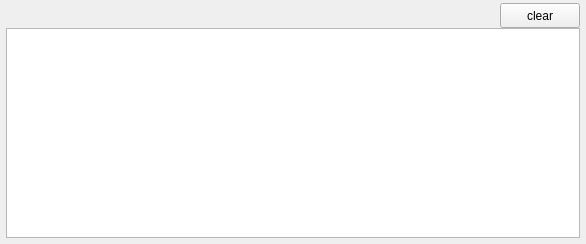
<?xml version="1.0" encoding="UTF-8"?>
<ui version="4.0">
 <class>LogWidgetUI</class>
 <widget class="QWidget" name="LogWidgetUI">
  <property name="geometry">
   <rect>
    <x>0</x>
    <y>0</y>
    <width>586</width>
    <height>244</height>
   </rect>
  </property>
  <property name="windowTitle">
   <string>Form</string>
  </property>
  <layout class="QVBoxLayout" name="verticalLayout">
   <property name="spacing">
    <number>0</number>
   </property>
   <property name="leftMargin">
    <number>6</number>
   </property>
   <property name="topMargin">
    <number>3</number>
   </property>
   <property name="rightMargin">
    <number>6</number>
   </property>
   <property name="bottomMargin">
    <number>6</number>
   </property>
   <item>
    <widget class="QWidget" name="widget" native="true">
     <layout class="QHBoxLayout" name="horizontalLayout">
      <property name="spacing">
       <number>0</number>
      </property>
      <property name="margin">
       <number>0</number>
      </property>
      <item>
       <spacer name="horizontalSpacer">
        <property name="orientation">
         <enum>Qt::Horizontal</enum>
        </property>
        <property name="sizeHint" stdset="0">
         <size>
          <width>40</width>
          <height>20</height>
         </size>
        </property>
       </spacer>
      </item>
      <item>
       <widget class="QPushButton" name="clear">
        <property name="enabled">
         <bool>true</bool>
        </property>
        <property name="sizePolicy">
         <sizepolicy hsizetype="Preferred" vsizetype="Preferred">
          <horstretch>0</horstretch>
          <verstretch>0</verstretch>
         </sizepolicy>
        </property>
        <property name="minimumSize">
         <size>
          <width>30</width>
          <height>25</height>
         </size>
        </property>
        <property name="baseSize">
         <size>
          <width>0</width>
          <height>0</height>
         </size>
        </property>
        <property name="text">
         <string>clear</string>
        </property>
        <property name="flat">
         <bool>false</bool>
        </property>
       </widget>
      </item>
     </layout>
    </widget>
   </item>
   <item>
    <widget class="QTextEdit" name="textEdit">
     <property name="readOnly">
      <bool>true</bool>
     </property>
     <property name="html">
      <string>&lt;!DOCTYPE HTML PUBLIC &quot;-//W3C//DTD HTML 4.0//EN&quot; &quot;http://www.w3.org/TR/REC-html40/strict.dtd&quot;&gt;
&lt;html&gt;&lt;head&gt;&lt;meta name=&quot;qrichtext&quot; content=&quot;1&quot; /&gt;&lt;style type=&quot;text/css&quot;&gt;
p, li { white-space: pre-wrap; }
&lt;/style&gt;&lt;/head&gt;&lt;body style=&quot; font-family:'SimSun'; font-size:9pt; font-weight:400; font-style:normal;&quot;&gt;
&lt;p style=&quot;-qt-paragraph-type:empty; margin-top:0px; margin-bottom:0px; margin-left:0px; margin-right:0px; -qt-block-indent:0; text-indent:0px;&quot;&gt;&lt;br /&gt;&lt;/p&gt;&lt;/body&gt;&lt;/html&gt;</string>
     </property>
    </widget>
   </item>
  </layout>
 </widget>
 <resources/>
 <connections/>
</ui>
